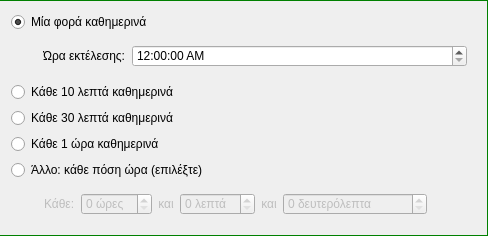
               <widget class="QFrame" name="frame_8">
                <property name="sizePolicy">
                 <sizepolicy hsizetype="Preferred" vsizetype="Maximum">
                  <horstretch>0</horstretch>
                  <verstretch>0</verstretch>
                 </sizepolicy>
                </property>
                <property name="styleSheet">
                 <string notr="true">QFrame{
    border:1px solid green;
    border-left:0px;
}</string>
                </property>
                <property name="frameShape">
                 <enum>QFrame::StyledPanel</enum>
                </property>
                <property name="frameShadow">
                 <enum>QFrame::Raised</enum>
                </property>
                <layout class="QGridLayout" name="gridLayout_12">
                 <property name="leftMargin">
                  <number>11</number>
                 </property>
                 <property name="topMargin">
                  <number>11</number>
                 </property>
                 <property name="rightMargin">
                  <number>11</number>
                 </property>
                 <property name="bottomMargin">
                  <number>11</number>
                 </property>
                 <item row="1" column="0">
                  <widget class="QFrame" name="frame_9">
                   <property name="sizePolicy">
                    <sizepolicy hsizetype="Preferred" vsizetype="Maximum">
                     <horstretch>0</horstretch>
                     <verstretch>0</verstretch>
                    </sizepolicy>
                   </property>
                   <property name="minimumSize">
                    <size>
                     <width>0</width>
                     <height>0</height>
                    </size>
                   </property>
                   <property name="styleSheet">
                    <string notr="true">QFrame{border:none;}</string>
                   </property>
                   <property name="frameShape">
                    <enum>QFrame::StyledPanel</enum>
                   </property>
                   <property name="frameShadow">
                    <enum>QFrame::Raised</enum>
                   </property>
                   <layout class="QGridLayout" name="gridLayout_13">
                    <property name="leftMargin">
                     <number>6</number>
                    </property>
                    <property name="topMargin">
                     <number>0</number>
                    </property>
                    <item row="0" column="0">
                     <widget class="QLabel" name="label_52">
                      <property name="sizePolicy">
                       <sizepolicy hsizetype="Preferred" vsizetype="Maximum">
                        <horstretch>0</horstretch>
                        <verstretch>0</verstretch>
                       </sizepolicy>
                      </property>
                      <property name="minimumSize">
                       <size>
                        <width>20</width>
                        <height>20</height>
                       </size>
                      </property>
                      <property name="maximumSize">
                       <size>
                        <width>20</width>
                        <height>20</height>
                       </size>
                      </property>
                      <property name="text">
                       <string/>
                      </property>
                      <property name="pixmap">
                       <pixmap resource="../../../icons.qrc">:/rest-windows/assets/images/rest-windows/down-right-arrow.png</pixmap>
                      </property>
                      <property name="scaledContents">
                       <bool>true</bool>
                      </property>
                     </widget>
                    </item>
                    <item row="0" column="1">
                     <widget class="QLabel" name="label_53">
                      <property name="sizePolicy">
                       <sizepolicy hsizetype="Fixed" vsizetype="Maximum">
                        <horstretch>0</horstretch>
                        <verstretch>0</verstretch>
                       </sizepolicy>
                      </property>
                      <property name="styleSheet">
                       <string notr="true">padding-top:7px;</string>
                      </property>
                      <property name="text">
                       <string>Ώρα εκτέλεσης:</string>
                      </property>
                      <property name="indent">
                       <number>0</number>
                      </property>
                     </widget>
                    </item>
                    <item row="0" column="2">
                     <widget class="QTimeEdit" name="month_one_time_timeEdit">
                      <property name="sizePolicy">
                       <sizepolicy hsizetype="Minimum" vsizetype="Maximum">
                        <horstretch>0</horstretch>
                        <verstretch>0</verstretch>
                       </sizepolicy>
                      </property>
                      <property name="styleSheet">
                       <string notr="true">margin-top:7px</string>
                      </property>
                      <property name="displayFormat">
                       <string>h:mm:ss AP</string>
                      </property>
                      <property name="calendarPopup">
                       <bool>true</bool>
                      </property>
                     </widget>
                    </item>
                   </layout>
                  </widget>
                 </item>
                 <item row="6" column="0">
                  <widget class="QFrame" name="frame_10">
                   <property name="enabled">
                    <bool>false</bool>
                   </property>
                   <property name="sizePolicy">
                    <sizepolicy hsizetype="Preferred" vsizetype="Maximum">
                     <horstretch>0</horstretch>
                     <verstretch>0</verstretch>
                    </sizepolicy>
                   </property>
                   <property name="minimumSize">
                    <size>
                     <width>0</width>
                     <height>0</height>
                    </size>
                   </property>
                   <property name="styleSheet">
                    <string notr="true">QFrame{border:none;}</string>
                   </property>
                   <property name="frameShape">
                    <enum>QFrame::StyledPanel</enum>
                   </property>
                   <property name="frameShadow">
                    <enum>QFrame::Raised</enum>
                   </property>
                   <layout class="QHBoxLayout" name="horizontalLayout_3">
                    <property name="leftMargin">
                     <number>7</number>
                    </property>
                    <property name="topMargin">
                     <number>0</number>
                    </property>
                    <item>
                     <widget class="QLabel" name="label_54">
                      <property name="sizePolicy">
                       <sizepolicy hsizetype="Preferred" vsizetype="Maximum">
                        <horstretch>0</horstretch>
                        <verstretch>0</verstretch>
                       </sizepolicy>
                      </property>
                      <property name="minimumSize">
                       <size>
                        <width>20</width>
                        <height>20</height>
                       </size>
                      </property>
                      <property name="maximumSize">
                       <size>
                        <width>20</width>
                        <height>20</height>
                       </size>
                      </property>
                      <property name="text">
                       <string/>
                      </property>
                      <property name="pixmap">
                       <pixmap resource="../../../icons.qrc">:/rest-windows/assets/images/rest-windows/down-right-arrow.png</pixmap>
                      </property>
                      <property name="scaledContents">
                       <bool>true</bool>
                      </property>
                     </widget>
                    </item>
                    <item>
                     <widget class="QLabel" name="label_55">
                      <property name="sizePolicy">
                       <sizepolicy hsizetype="Fixed" vsizetype="Maximum">
                        <horstretch>0</horstretch>
                        <verstretch>0</verstretch>
                       </sizepolicy>
                      </property>
                      <property name="styleSheet">
                       <string notr="true">padding-top:7px;</string>
                      </property>
                      <property name="text">
                       <string>Κάθε:</string>
                      </property>
                      <property name="indent">
                       <number>0</number>
                      </property>
                     </widget>
                    </item>
                    <item>
                     <widget class="QSpinBox" name="month_select_time_hours">
                      <property name="sizePolicy">
                       <sizepolicy hsizetype="Minimum" vsizetype="Maximum">
                        <horstretch>0</horstretch>
                        <verstretch>0</verstretch>
                       </sizepolicy>
                      </property>
                      <property name="styleSheet">
                       <string notr="true">margin-top:7px;</string>
                      </property>
                      <property name="suffix">
                       <string> ώρες</string>
                      </property>
                      <property name="prefix">
                       <string/>
                      </property>
                      <property name="maximum">
                       <number>24</number>
                      </property>
                     </widget>
                    </item>
                    <item>
                     <widget class="QLabel" name="label_57">
                      <property name="sizePolicy">
                       <sizepolicy hsizetype="Fixed" vsizetype="Maximum">
                        <horstretch>0</horstretch>
                        <verstretch>0</verstretch>
                       </sizepolicy>
                      </property>
                      <property name="styleSheet">
                       <string notr="true">margin-top:7px;</string>
                      </property>
                      <property name="text">
                       <string>και</string>
                      </property>
                      <property name="alignment">
                       <set>Qt::AlignCenter</set>
                      </property>
                     </widget>
                    </item>
                    <item>
                     <widget class="QSpinBox" name="month_select_time_minutes">
                      <property name="sizePolicy">
                       <sizepolicy hsizetype="Minimum" vsizetype="Maximum">
                        <horstretch>0</horstretch>
                        <verstretch>0</verstretch>
                       </sizepolicy>
                      </property>
                      <property name="styleSheet">
                       <string notr="true">margin-top:7px;</string>
                      </property>
                      <property name="suffix">
                       <string> λεπτά</string>
                      </property>
                      <property name="prefix">
                       <string/>
                      </property>
                      <property name="maximum">
                       <number>60</number>
                      </property>
                     </widget>
                    </item>
                    <item>
                     <widget class="QLabel" name="label_58">
                      <property name="sizePolicy">
                       <sizepolicy hsizetype="Fixed" vsizetype="Maximum">
                        <horstretch>0</horstretch>
                        <verstretch>0</verstretch>
                       </sizepolicy>
                      </property>
                      <property name="styleSheet">
                       <string notr="true">margin-top:7px;</string>
                      </property>
                      <property name="text">
                       <string>και</string>
                      </property>
                      <property name="alignment">
                       <set>Qt::AlignCenter</set>
                      </property>
                     </widget>
                    </item>
                    <item>
                     <widget class="QSpinBox" name="month_select_time_seconds">
                      <property name="sizePolicy">
                       <sizepolicy hsizetype="Minimum" vsizetype="Maximum">
                        <horstretch>0</horstretch>
                        <verstretch>0</verstretch>
                       </sizepolicy>
                      </property>
                      <property name="styleSheet">
                       <string notr="true">margin-top:7px;</string>
                      </property>
                      <property name="suffix">
                       <string> δευτερόλεπτα</string>
                      </property>
                      <property name="prefix">
                       <string/>
                      </property>
                      <property name="maximum">
                       <number>1000000</number>
                      </property>
                     </widget>
                    </item>
                    <item>
                     <spacer name="horizontalSpacer_13">
                      <property name="sizePolicy">
                       <sizepolicy hsizetype="Minimum" vsizetype="Minimum">
                        <horstretch>0</horstretch>
                        <verstretch>0</verstretch>
                       </sizepolicy>
                      </property>
                      <property name="orientation">
                       <enum>Qt::Horizontal</enum>
                      </property>
                      <property name="sizeHint" stdset="0">
                       <size>
                        <width>40</width>
                        <height>20</height>
                       </size>
                      </property>
                     </spacer>
                    </item>
                   </layout>
                  </widget>
                 </item>
                 <item row="5" column="0">
                  <widget class="QRadioButton" name="month_select_time_radioButton">
                   <property name="sizePolicy">
                    <sizepolicy hsizetype="Minimum" vsizetype="Maximum">
                     <horstretch>0</horstretch>
                     <verstretch>0</verstretch>
                    </sizepolicy>
                   </property>
                   <property name="text">
                    <string>Άλλο: κάθε πόση ώρα (επιλέξτε)</string>
                   </property>
                  </widget>
                 </item>
                 <item row="4" column="0">
                  <widget class="QRadioButton" name="month_every_1_hour_radioButton">
                   <property name="sizePolicy">
                    <sizepolicy hsizetype="Minimum" vsizetype="Maximum">
                     <horstretch>0</horstretch>
                     <verstretch>0</verstretch>
                    </sizepolicy>
                   </property>
                   <property name="text">
                    <string>Κάθε 1 ώρα καθημερινά</string>
                   </property>
                  </widget>
                 </item>
                 <item row="3" column="0">
                  <widget class="QRadioButton" name="month_every_30_minutes_radioButton">
                   <property name="sizePolicy">
                    <sizepolicy hsizetype="Minimum" vsizetype="Maximum">
                     <horstretch>0</horstretch>
                     <verstretch>0</verstretch>
                    </sizepolicy>
                   </property>
                   <property name="text">
                    <string>Κάθε 30 λεπτά καθημερινά</string>
                   </property>
                  </widget>
                 </item>
                 <item row="0" column="0">
                  <widget class="QRadioButton" name="month_one_time_radioButton">
                   <property name="sizePolicy">
                    <sizepolicy hsizetype="Minimum" vsizetype="Maximum">
                     <horstretch>0</horstretch>
                     <verstretch>0</verstretch>
                    </sizepolicy>
                   </property>
                   <property name="text">
                    <string>Μία φορά καθημερινά</string>
                   </property>
                   <property name="checked">
                    <bool>true</bool>
                   </property>
                  </widget>
                 </item>
                 <item row="2" column="0">
                  <widget class="QRadioButton" name="month_every_10_minutes_radioButton">
                   <property name="sizePolicy">
                    <sizepolicy hsizetype="Minimum" vsizetype="Maximum">
                     <horstretch>0</horstretch>
                     <verstretch>0</verstretch>
                    </sizepolicy>
                   </property>
                   <property name="text">
                    <string>Κάθε 10 λεπτά καθημερινά</string>
                   </property>
                  </widget>
                 </item>
                </layout>
               </widget>
